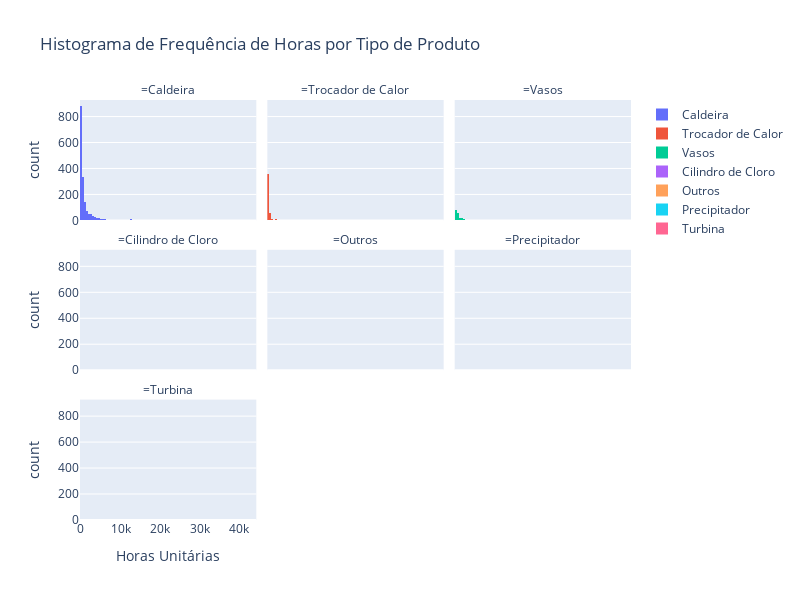

Notebook cell for this chart:
### Markdown cell above
#### Histograma Horas X Tipo de Produto
-----

### Code cell
# Criando o histograma com facetas
fig = px.histogram(
    my_data,
    x="SomaDeHorasApontadasUnitario",  # Eixo x com os valores da coluna
    color="TipodeProduto",  # Cor baseada no departamento
    facet_col="TipodeProduto",  # Facetando os gráficos com base no departamento
    title="Histograma de Frequência de Horas por Tipo de Produto",  # Título do gráfico
    labels={"SomaDeHorasApontadasUnitario": "Horas Unitárias", "TipodeProduto": ""},  # Rótulos personalizados
    facet_col_wrap=3,  # Ajustando o número de facetas por linha
)

# Ajustando o layout para uma escala mais horizontal
fig.update_layout(
    width=800,  # Largura do gráfico
    height=600,  # Altura do gráfico
    #xaxis_title="Horas Unitárias",  # Título do eixo X
    #yaxis_title="Frequência",  # Título do eixo Y
)

# Mostrando o gráfico
fig.show()

### Figure 1 — Plotly figure (JSON) as saved in the notebook; plotly's stock layout.template omitted (floating-point values rounded to 4 significant figures; data arrays with more than 128 entries replaced by an {"elided": "..."} marker saying what was removed)
{"data": [{"alignmentgroup": "True", "bingroup": "x", "hovertemplate": "=Caldeira<br>Horas Unitárias=%{x}<br>count=%{y}<extra></extra>", "legendgroup": "Caldeira", "marker": {"color": "#636efa", "pattern": {"shape": ""}}, "name": "Caldeira", "offsetgroup": "Caldeira", "orientation": "v", "showlegend": true, "type": "histogram", "x": {"elided": "1752 float values"}, "xaxis": "x7", "yaxis": "y7"}, {"alignmentgroup": "True", "bingroup": "x", "hovertemplate": "=Trocador de Calor<br>Horas Unitárias=%{x}<br>count=%{y}<extra></extra>", "legendgroup": "Trocador de Calor", "marker": {"color": "#EF553B", "pattern": {"shape": ""}}, "name": "Trocador de Calor", "offsetgroup": "Trocador de Calor", "orientation": "v", "showlegend": true, "type": "histogram", "x": {"elided": "453 float values"}, "xaxis": "x8", "yaxis": "y8"}, {"alignmentgroup": "True", "bingroup": "x", "hovertemplate": "=Vasos<br>Horas Unitárias=%{x}<br>count=%{y}<extra></extra>", "legendgroup": "Vasos", "marker": {"color": "#00cc96", "pattern": {"shape": ""}}, "name": "Vasos", "offsetgroup": "Vasos", "orientation": "v", "showlegend": true, "type": "histogram", "x": {"elided": "198 float values"}, "xaxis": "x9", "yaxis": "y9"}, {"alignmentgroup": "True", "bingroup": "x", "hovertemplate": "=Cilindro de Cloro<br>Horas Unitárias=%{x}<br>count=%{y}<extra></extra>", "legendgroup": "Cilindro de Cloro", "marker": {"color": "#ab63fa", "pattern": {"shape": ""}}, "name": "Cilindro de Cloro", "offsetgroup": "Cilindro de Cloro", "orientation": "v", "showlegend": true, "type": "histogram", "x": [338.4, 5761, 2213, 2213, 4225, 53.6, 90.2, 1432.0], "xaxis": "x4", "yaxis": "y4"}, {"alignmentgroup": "True", "bingroup": "x", "hovertemplate": "=Outros<br>Horas Unitárias=%{x}<br>count=%{y}<extra></extra>", "legendgroup": "Outros", "marker": {"color": "#FFA15A", "pattern": {"shape": ""}}, "name": "Outros", "offsetgroup": "Outros", "orientation": "v", "showlegend": true, "type": "histogram", "x": [7, 242, 242.5, 40, 285, 422, 470, 648, 963], "xaxis": "x5", "yaxis": "y5"}, {"alignmentgroup": "True", "bingroup": "x", "hovertemplate": "=Precipitador<br>Horas Unitárias=%{x}<br>count=%{y}<extra></extra>", "legendgroup": "Precipitador", "marker": {"color": "#19d3f3", "pattern": {"shape": ""}}, "name": "Precipitador", "offsetgroup": "Precipitador", "orientation": "v", "showlegend": true, "type": "histogram", "x": [23.42, 423.7, 6.5, 6.7, 34.32], "xaxis": "x6", "yaxis": "y6"}, {"alignmentgroup": "True", "bingroup": "x", "hovertemplate": "=Turbina<br>Horas Unitárias=%{x}<br>count=%{y}<extra></extra>", "legendgroup": "Turbina", "marker": {"color": "#FF6692", "pattern": {"shape": ""}}, "name": "Turbina", "offsetgroup": "Turbina", "orientation": "v", "showlegend": true, "type": "histogram", "x": [1352, 2469, 1088], "xaxis": "x", "yaxis": "y"}], "layout": {"annotations": [{"font": {}, "showarrow": false, "text": "=Turbina", "x": 0.16, "xanchor": "center", "xref": "paper", "y": 0.2867, "yanchor": "bottom", "yref": "paper"}, {"font": {}, "showarrow": false, "text": "=Cilindro de Cloro", "x": 0.16, "xanchor": "center", "xref": "paper", "y": 0.6433, "yanchor": "bottom", "yref": "paper"}, {"font": {}, "showarrow": false, "text": "=Outros", "x": 0.5, "xanchor": "center", "xref": "paper", "y": 0.6433, "yanchor": "bottom", "yref": "paper"}, {"font": {}, "showarrow": false, "text": "=Precipitador", "x": 0.84, "xanchor": "center", "xref": "paper", "y": 0.6433, "yanchor": "bottom", "yref": "paper"}, {"font": {}, "showarrow": false, "text": "=Caldeira", "x": 0.16, "xanchor": "center", "xref": "paper", "y": 1.0, "yanchor": "bottom", "yref": "paper"}, {"font": {}, "showarrow": false, "text": "=Trocador de Calor", "x": 0.5, "xanchor": "center", "xref": "paper", "y": 1.0, "yanchor": "bottom", "yref": "paper"}, {"font": {}, "showarrow": false, "text": "=Vasos", "x": 0.84, "xanchor": "center", "xref": "paper", "y": 1.0, "yanchor": "bottom", "yref": "paper"}], "barmode": "relative", "height": 600, "legend": {"title": {"text": ""}, "tracegroupgap": 0}, "title": {"text": "Histograma de Frequência de Horas por Tipo de Produto"}, "width": 800, "xaxis": {"anchor": "y", "domain": [0, 0.32], "title": {"text": "Horas Unitárias"}}, "xaxis2": {"anchor": "y2", "domain": [0.34, 0.66], "matches": "x", "title": {"text": "Horas Unitárias"}}, "xaxis3": {"anchor": "y3", "domain": [0.68, 1.0], "matches": "x", "title": {"text": "Horas Unitárias"}}, "xaxis4": {"anchor": "y4", "domain": [0, 0.32], "matches": "x", "showticklabels": false}, "xaxis5": {"anchor": "y5", "domain": [0.34, 0.66], "matches": "x", "showticklabels": false}, "xaxis6": {"anchor": "y6", "domain": [0.68, 1.0], "matches": "x", "showticklabels": false}, "xaxis7": {"anchor": "y7", "domain": [0, 0.32], "matches": "x", "showticklabels": false}, "xaxis8": {"anchor": "y8", "domain": [0.34, 0.66], "matches": "x", "showticklabels": false}, "xaxis9": {"anchor": "y9", "domain": [0.68, 1.0], "matches": "x", "showticklabels": false}, "yaxis": {"anchor": "x", "domain": [0, 0.2867], "title": {"text": "count"}}, "yaxis2": {"anchor": "x2", "domain": [0, 0.2867], "matches": "y", "showticklabels": false}, "yaxis3": {"anchor": "x3", "domain": [0, 0.2867], "matches": "y", "showticklabels": false}, "yaxis4": {"anchor": "x4", "domain": [0.3567, 0.6433], "matches": "y", "title": {"text": "count"}}, "yaxis5": {"anchor": "x5", "domain": [0.3567, 0.6433], "matches": "y", "showticklabels": false}, "yaxis6": {"anchor": "x6", "domain": [0.3567, 0.6433], "matches": "y", "showticklabels": false}, "yaxis7": {"anchor": "x7", "domain": [0.7133, 1.0], "matches": "y", "title": {"text": "count"}}, "yaxis8": {"anchor": "x8", "domain": [0.7133, 1.0], "matches": "y", "showticklabels": false}, "yaxis9": {"anchor": "x9", "domain": [0.7133, 1.0], "matches": "y", "showticklabels": false}}}
